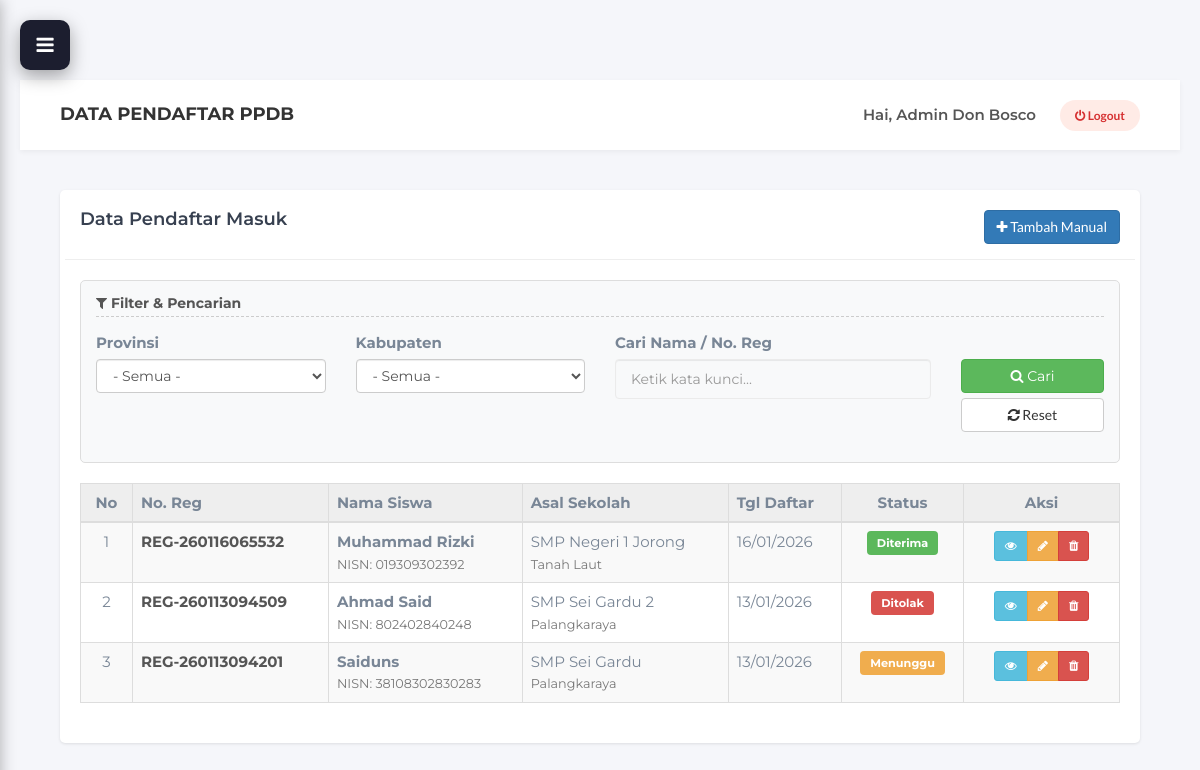
The app's page /admin/pendaftar_ppdb.php (signed in), older data.
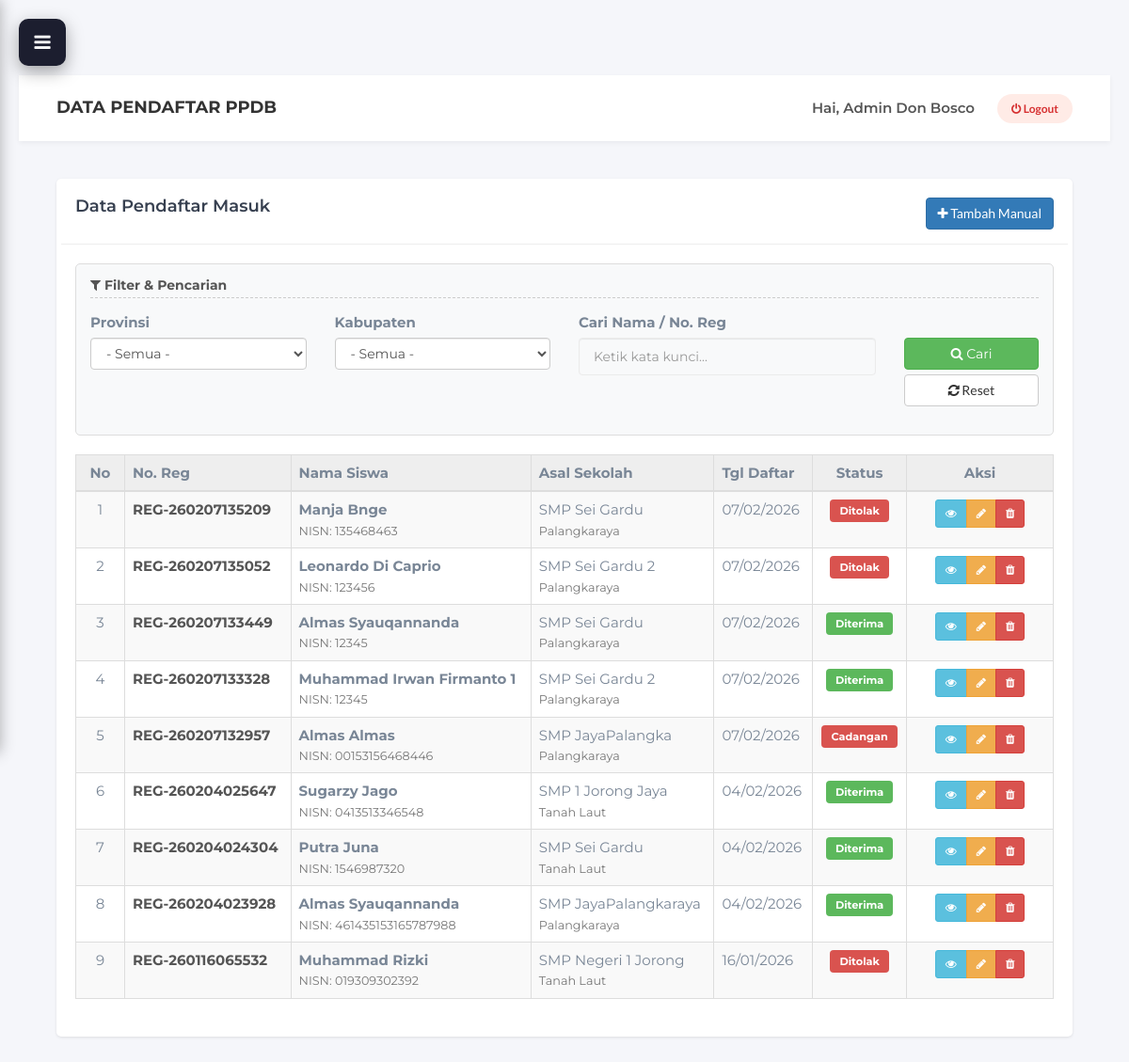
The same page, newer data.
### tables this page shows
CREATE TABLE `pendaftar_ppdb` (
  `id_pendaftar` int NOT NULL,
  `no_registrasi` varchar(20) DEFAULT NULL,
  `nisn` varchar(20) NOT NULL,
  `nama_lengkap` varchar(100) NOT NULL,
  `tempat_lahir` varchar(50) NOT NULL,
  `tanggal_lahir` date NOT NULL,
  `jenis_kelamin` enum('Laki-Laki','Perempuan') NOT NULL,
  `agama` varchar(20) NOT NULL,
  `alamat_lengkap` text NOT NULL,
  `no_hp_siswa` varchar(20) NOT NULL,
  `email_siswa` varchar(100) NOT NULL,
  `no_kk` varchar(20) NOT NULL,
  `nik` varchar(20) NOT NULL,
  `no_akte_lahir` varchar(50) NOT NULL,
  `npsn_smp` varchar(20) NOT NULL,
  `nama_sekolah_asal` varchar(100) NOT NULL,
  `provinsi_smp` varchar(50) NOT NULL,
  `kabupaten_smp` varchar(50) NOT NULL,
  `kecamatan_smp` varchar(50) NOT NULL,
  `foto_siswa` varchar(255) DEFAULT NULL,
  `tanggal_daftar` datetime DEFAULT CURRENT_TIMESTAMP,
  `status_seleksi` enum('Menunggu','Diterima','Ditolak','Cadangan') DEFAULT 'Menunggu'
);

### controllers/AdminPPDBController.php (called while the page is built, shortened)
<?php
require_once __DIR__ . '/../models/PPDBModel.php';
class AdminPPDBController {
    public function indexPendaftar() {
        $ppdbModel = new PPDBModel();
        $filters = [
            'provinsi'  => isset($_GET['provinsi']) ? $_GET['provinsi'] : '',
            'kabupaten' => isset($_GET['kabupaten']) ? $_GET['kabupaten'] : '',
            'keyword'   => isset($_GET['q']) ? $_GET['q'] : ''
        ];
        $data_pendaftar = $ppdbModel->getAllPendaftar($filters);
        require_once '../views/admin/template/header.php';
        require_once '../views/admin/template/sidebar.php';
        require_once '../views/admin/pendaftar_ppdb.php';
        require_once '../views/admin/template/footer.php';
    }
}
?>

### models/PPDBModel.php (called while the page is built, shortened)
<?php
require_once 'Database.php';
class PPDBModel extends Database {
    public function getAllPendaftar($input = null) {
        $sql = "SELECT * FROM pendaftar_ppdb WHERE 1=1";
        $sql .= " ORDER BY tanggal_daftar DESC";
        $result = $this->query($sql);
        $data = [];
        if ($result) {
            while ($row = mysqli_fetch_assoc($result)) {
                $data[] = $row;
            }
        }
        return $data;
    }
}
?>

### models/Database.php (called while the page is built, shortened)
<?php
require_once __DIR__ . '/../Koneksi Database/koneksi.php';
class Database {
    protected $koneksi;
    public function __construct() {
        global $koneksi;
        $this->koneksi = $koneksi;
    }
    public function query($sql) {
        return mysqli_query($this->koneksi, $sql);
    }
}
?>

### views/admin/pendaftar_ppdb.php (the view, shortened to what the rows shown need)
<?php
$rootPath = dirname(__DIR__, 2);
require_once $rootPath . '/models/PPDBModel.php';
$ppdbModel = new PPDBModel();
$aksi = isset($_GET['aksi']) ? $_GET['aksi'] : 'index';
$data_pendaftar = $ppdbModel->getAllPendaftar($_GET);
require_once 'template/header.php';
require_once 'template/sidebar.php';
?>
<div class="main-content">
    <div class="content-wrapper">
        <?php
        if ($aksi == 'tambah'):
        ?>
            <div class="row">
                <div class="col-md-12">
                    <div class="card-box" style="background: #fff; padding: 25px; border-radius: 5px; box-shadow: 0 1px 3px rgba(0,0,0,0.1);">
                        <div class="row">
                            <div class="col-md-6"><h4><i class="fa fa-plus-circle"></i> Tambah Data Siswa Baru</h4></div>
                            <div class="col-md-6 text-right"><a href="pendaftar_ppdb.php" class="btn btn-default">Batal</a></div>
                        </div>
                        <hr>
                        <form action="pendaftar_ppdb.php?aksi=proses_tambah" method="POST" enctype="multipart/form-data">
                            <div class="row">
                                <div class="col-md-6">
                                    <h5 style="border-bottom: 2px solid #007bff; padding-bottom: 5px; margin-bottom: 15px;"><i class="fa fa-user"></i> Data Pribadi</h5>
                                    <div class="form-group">
                                        <label>NISN <span class="text-danger">*</span></label>
                                        <input type="number" name="nisn" class="form-control" placeholder="Masukkan NISN" required>
                                    </div>
                                    <div class="form-group">
                                        <label>Nama Lengkap <span class="text-danger">*</span></label>
                                        <input type="text" name="nama_lengkap" class="form-control" placeholder="Masukkan nama lengkap" required>
                                    </div>
                                    <div class="row">
                                        <div class="col-md-6">
                                            <div class="form-group">
                                                <label>Tempat Lahir <span class="text-danger">*</span></label>
                                                <input type="text" name="tempat_lahir" class="form-control" placeholder="Kota/Kabupaten" required>
                                            </div>
                                        </div>
                                        <div class="col-md-6">
                                            <div class="form-group">
                                                <label>Tanggal Lahir <span class="text-danger">*</span></label>
                                                <input type="date" name="tanggal_lahir" class="form-control" required>
                                            </div>
                                        </div>
                                    </div>
                                    <div class="form-group">
                                        <label>Jenis Kelamin <span class="text-danger">*</span></label>
                                        <select name="jenis_kelamin" class="form-control" required>
                                            <option value="">- Pilih -</option>
                                            <option value="Laki-laki">Laki-laki</option>
                                            <option value="Perempuan">Perempuan</option>
                                        </select>
                                    </div>
                                    <div class="form-group">
                                        <label>Agama <span class="text-danger">*</span></label>
                                        <select name="agama" class="form-control" required>
                                            <option value="">- Pilih -</option>
                                            <option value="Islam">Islam</option>
                                            <option value="Kristen">Kristen</option>
                                            <option value="Katolik">Katolik</option>
                                            <option value="Hindu">Hindu</option>
                                            <option value="Buddha">Buddha</option>
                                            <option value="Konghucu">Konghucu</option>
                                        </select>
                                    </div>
                                    <div class="form-group">
                                        <label>Alamat Lengkap <span class="text-danger">*</span></label>
                                        <textarea name="alamat_lengkap" class="form-control" rows="3" placeholder="Jalan, RT/RW, Kelurahan, Kecamatan" required></textarea>
                                    </div>
                                </div>
                                <div class="col-md-6">
                                    <h5 style="border-bottom: 2px solid #28a745; padding-bottom: 5px; margin-bottom: 15px;"><i class="fa fa-phone"></i> Kontak & Berkas</h5>
                                    <div class="form-group">
                                        <label>No HP Siswa</label>
                                        <input type="text" name="no_hp_siswa" class="form-control" placeholder="08xxxxxxxxxx">
                                    </div>
                                    <div class="form-group">
                                        <label>Email Siswa</label>
                                        <input type="email" name="email_siswa" class="form-control" placeholder="email@example.com">
                                    </div>
                                    <div class="form-group">
                                        <label>No. Kartu Keluarga (KK) <span class="text-danger">*</span></label>
                                        <input type="text" name="no_kk" class="form-control" placeholder="16 digit" required>
                                    </div>
                                    <div class="form-group">
                                        <label>NIK (Nomor Induk Kependudukan) <span class="text-danger">*</span></label>
                                        <input type="text" name="nik" class="form-control" placeholder="16 digit" required>
                                    </div>
                                    <div class="form-group">
                                        <label>No. Akte Lahir <span class="text-danger">*</span></label>
                                        <input type="text" name="no_akte_lahir" class="form-control" placeholder="Nomor akte kelahiran" required>
                                    </div>
                                    <div class="form-group">
                                        <label>Foto Siswa</label>
                                        <input type="file" name="foto_siswa" class="form-control" accept="image/*">
                                        <small class="text-muted">Format: JPG, PNG, JPEG (Max 2MB)</small>
                                    </div>
                                    <h5 style="border-bottom: 2px solid #ffc107; padding-bottom: 5px; margin-bottom: 15px; margin-top: 25px;"><i class="fa fa-graduation-cap"></i> Data Sekolah Asal</h5>
                                    <div class="form-group">
                                        <label>Nama Sekolah Asal (SMP/MTs) <span class="text-danger">*</span></label>
                                        <input type="text" name="nama_sekolah_asal" class="form-control" placeholder="Nama lengkap sekolah" required>
                                    </div>
                                    <div class="form-group">
                                        <label>NPSN Sekolah Asal</label>
                                        <input type="text" name="npsn_smp" class="form-control" placeholder="8 digit NPSN">
                                    </div>
                                    <div class="form-group">
                                        <label>Provinsi Sekolah Asal <span class="text-danger">*</span></label>
                                        <input type="text" name="provinsi_smp" class="form-control" placeholder="Nama provinsi" required>
                                    </div>
                                    <div class="form-group">
                                        <label>Kabupaten/Kota Sekolah Asal <span class="text-danger">*</span></label>
                                        <input type="text" name="kabupaten_smp" class="form-control" placeholder="Nama kabupaten/kota" required>
                                    </div>
                                    <div class="form-group">
                                        <label>Kecamatan Sekolah Asal <span class="text-danger">*</span></label>
                                        <input type="text" name="kecamatan_smp" class="form-control" placeholder="Nama kecamatan" required>
                                    </div>
                                </div>
                            </div>
                            <hr>
                            <div class="text-center">
                                <button type="submit" class="btn btn-primary btn-lg" style="min-width: 200px;"><i class="fa fa-save"></i> Simpan Data</button>
                                <a href="pendaftar_ppdb.php" class="btn btn-default btn-lg" style="min-width: 150px;">Batal</a>
                            </div>
                        </form>
                    </div>
                </div>
            </div>
        <?php
        else: ?>
        <div class="card-box" style="background: #fff; padding: 20px; border-radius: 5px; box-shadow: 0 1px 3px rgba(0,0,0,0.1);">
                <div class="table-responsive">
                    <table class="table table-hover table-striped table-bordered">
                        <thead>
                            <tr style="background: #eee;">
                                <th width="5%" class="text-center">No</th>
                                <th>No. Reg</th>
                                <th>Nama Siswa</th>
                                <th>Asal Sekolah</th>
                                <th>Tgl Daftar</th>
                                <th class="text-center">Status</th>
                                <th width="15%" class="text-center">Aksi</th>
                            </tr>
                        </thead>
                        <tbody>
                            <?php
                            $no = 1;
                            if (!empty($data_pendaftar)) {
                                foreach ($data_pendaftar as $d) {
                                    $badge_color = 'warning';
                                    if($d['status_seleksi'] == 'Diterima') $badge_color = 'success';
                                    if($d['status_seleksi'] == 'Ditolak') $badge_color = 'danger';
                                    if($d['status_seleksi'] == 'Cadangan') $badge_color = 'info';
                            ?>
                            <tr>
                                <td class="text-center"><?php echo $no++; ?></td>
                                <td>
                                    <span style="font-weight:bold; color: #555;"><?php echo $d['no_registrasi']; ?></span>
                                </td>
                                <td>
                                    <strong><?php echo htmlspecialchars($d['nama_lengkap']); ?></strong> <br>
                                    <small class="text-muted">NISN: <?php echo $d['nisn']; ?></small>
                                </td>
                                <td>
                                    <?php echo htmlspecialchars($d['nama_sekolah_asal']); ?><br>
                                    <small class="text-muted"><?php echo $d['kabupaten_smp']; ?></small>
                                </td>
                                <td><?php echo date('d/m/Y', strtotime($d['tanggal_daftar'])); ?></td>
                                <td class="text-center">
                                    <span class="label label-<?php echo $badge_color; ?>" style="padding: 5px 10px; border-radius: 4px; color: #fff; background-color: <?php echo ($badge_color == 'warning' ? '#f0ad4e' : ($badge_color == 'success' ? '#5cb85c' : '#d9534f')); ?>;">
                                        <?php echo $d['status_seleksi']; ?>
                                    </span>
                                </td>
                                <td class="text-center">
                                    <div class="btn-group">
                                        <a href="pendaftar_ppdb.php?aksi=detail&id=<?php echo $d['id_pendaftar']; ?>" class="btn btn-sm btn-info" title="Lihat"><i class="fa fa-eye"></i></a>
                                        <a href="pendaftar_ppdb.php?aksi=edit&id=<?php echo $d['id_pendaftar']; ?>" class="btn btn-sm btn-warning" title="Edit"><i class="fa fa-pencil"></i></a>
                                        <a href="pendaftar_ppdb.php?aksi=hapus&id=<?php echo $d['id_pendaftar']; ?>" class="btn btn-sm btn-danger" onclick="return confirm('Hapus?')" title="Hapus"><i class="fa fa-trash"></i></a>
                                    </div>
                                </td>
                            </tr>
                            <?php
                                }
                            } else {
                                echo "<tr><td colspan='7' class='text-center' style='padding: 20px; font-weight: bold;'>Tidak ada data ditemukan dengan filter tersebut.</td></tr>";
                            }
                            ?>
                        </tbody>
                    </table>
                </div>
        </div>
        <?php endif; ?>
    </div>
</div>
<?php require_once 'template/footer.php'; ?>

Row changes from the older to the newer data that the page shows:
removed pendaftar_ppdb: no_registrasi "REG-260113094509", nama_lengkap "Ahmad Said", nisn "802402840248", nama_sekolah_asal "SMP Sei Gardu 2", kabupaten_smp "Palangkaraya", tanggal_daftar "13/01/2026", status_seleksi "Ditolak"
removed pendaftar_ppdb: no_registrasi "REG-260113094201", nama_lengkap "Saiduns", nisn "38108302830283", nama_sekolah_asal "SMP Sei Gardu", kabupaten_smp "Palangkaraya", tanggal_daftar "13/01/2026", status_seleksi "Menunggu"
added pendaftar_ppdb: no_registrasi "REG-260207135209", nama_lengkap "Manja Bnge", nisn "135468463", nama_sekolah_asal "SMP Sei Gardu", kabupaten_smp "Palangkaraya", tanggal_daftar "07/02/2026", status_seleksi "Ditolak"
added pendaftar_ppdb: no_registrasi "REG-260207135052", nama_lengkap "Leonardo Di Caprio", nisn "123456", nama_sekolah_asal "SMP Sei Gardu 2", kabupaten_smp "Palangkaraya", tanggal_daftar "07/02/2026", status_seleksi "Ditolak"
added pendaftar_ppdb: no_registrasi "REG-260207133449", nama_lengkap "Almas Syauqannanda", nisn "12345", nama_sekolah_asal "SMP Sei Gardu", kabupaten_smp "Palangkaraya", tanggal_daftar "07/02/2026", status_seleksi "Diterima"
added pendaftar_ppdb: no_registrasi "REG-260207133328", nama_lengkap "Muhammad Irwan Firmanto 1", nisn "12345", nama_sekolah_asal "SMP Sei Gardu 2", kabupaten_smp "Palangkaraya", tanggal_daftar "07/02/2026", status_seleksi "Diterima"
added pendaftar_ppdb: no_registrasi "REG-260207132957", nama_lengkap "Almas Almas", nisn "00153156468446", nama_sekolah_asal "SMP JayaPalangka", kabupaten_smp "Palangkaraya", tanggal_daftar "07/02/2026", status_seleksi "Cadangan"
added pendaftar_ppdb: no_registrasi "REG-260204025647", nama_lengkap "Sugarzy Jago", nisn "0413513346548", nama_sekolah_asal "SMP 1 Jorong Jaya", kabupaten_smp "Tanah Laut", tanggal_daftar "04/02/2026", status_seleksi "Diterima"
added pendaftar_ppdb: no_registrasi "REG-260204024304", nama_lengkap "Putra Juna", nisn "1546987320", nama_sekolah_asal "SMP Sei Gardu", kabupaten_smp "Tanah Laut", tanggal_daftar "04/02/2026", status_seleksi "Diterima"
added pendaftar_ppdb: no_registrasi "REG-260204023928", nama_lengkap "Almas Syauqannanda", nisn "461435153165787988", nama_sekolah_asal "SMP JayaPalangkaraya", kabupaten_smp "Palangkaraya", tanggal_daftar "04/02/2026", status_seleksi "Diterima"
changed pendaftar_ppdb "REG-260116065532": status_seleksi "Diterima" → "Ditolak"
